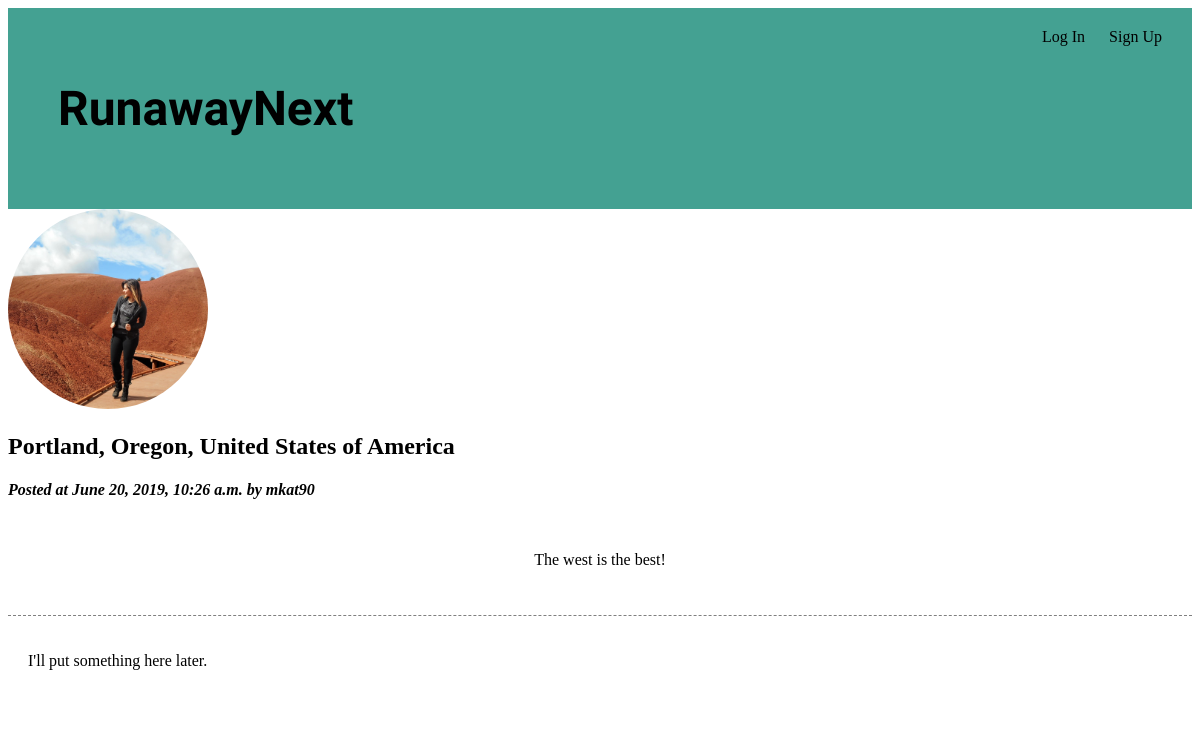
The app's page /profiles/post/29/ with its own data.
### runaway/models.py (models this page shows, shortened)
class Post(models.Model):
    post=models.TextField()
    description=models.CharField(max_length=300)
    username=models.ForeignKey('auth.User', on_delete=models.CASCADE)
    posted=models.DateTimeField(auto_now_add=True)
    edited=models.DateTimeField(auto_now=True)
    location=models.CharField(max_length=150)
    lat=models.FloatField()
    lng=models.FloatField()

class UserProfile(models.Model):
    user=models.OneToOneField(User, on_delete=models.CASCADE)
    name=models.CharField(max_length=50, blank=True)
    bio=models.TextField(max_length=150, blank=True)
    residence=models.CharField(max_length=100, blank=True)
    image=models.ImageField(upload_to='user_profiles', blank=True)

### runaway/views.py (the view)
# urls.py: path('profiles/post/<int:pk>/', views.PostDetailView.as_view(), name='detail'),
class PostDetailView(DetailView):
    model=Post
    template_name='popup_view.html'

### runaway/templates/popup_view.html (shortened to what this page needs)
{% extends 'base.html' %}
{% block content %}
  <div>
    <div class="crop">
    {% if post.username.userprofile.image %}
    <img src="{{ post.username.userprofile.image.url }}">
    {% endif %}
    </div>
    <h2>{{ post.location }}</h2>
    <h4><em>Posted at {{ post.posted }} by {{ post.username }}</em></h4>
    <p id="detail">{{ post.post }}</p>
  </div>
{% endblock content %}

### runaway/static/css/style.css (style rules this page uses)
#detail { text-align: center; padding: 30px; }
img { width: auto; height: 100%; }
.crop { display: inline-block; position: relative; width: 200px; height: 200px; overflow: hidden; border-radius: 50%; }

### records on screen
Post: username.userprofile.image (picture), location "Portland, Oregon, United States of America", posted "June 20, 2019, 10:26 a.m.", username "mkat90", post "The west is the best!"
